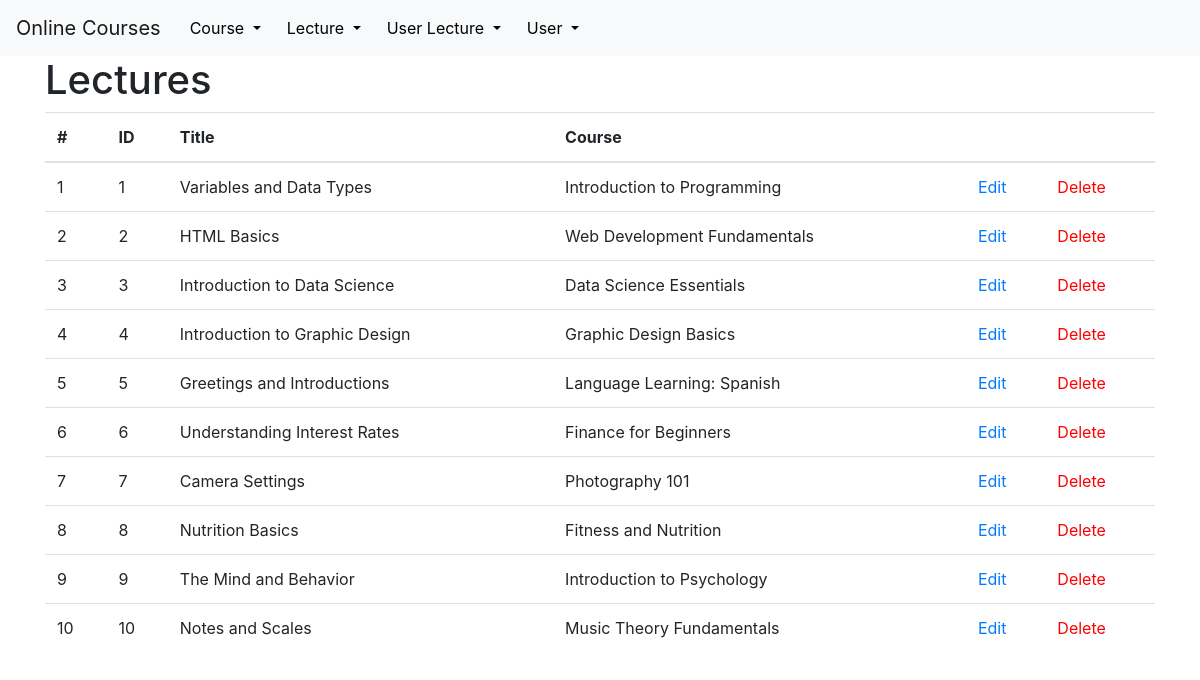
/lectures, run on an earlier commit of the app's database.
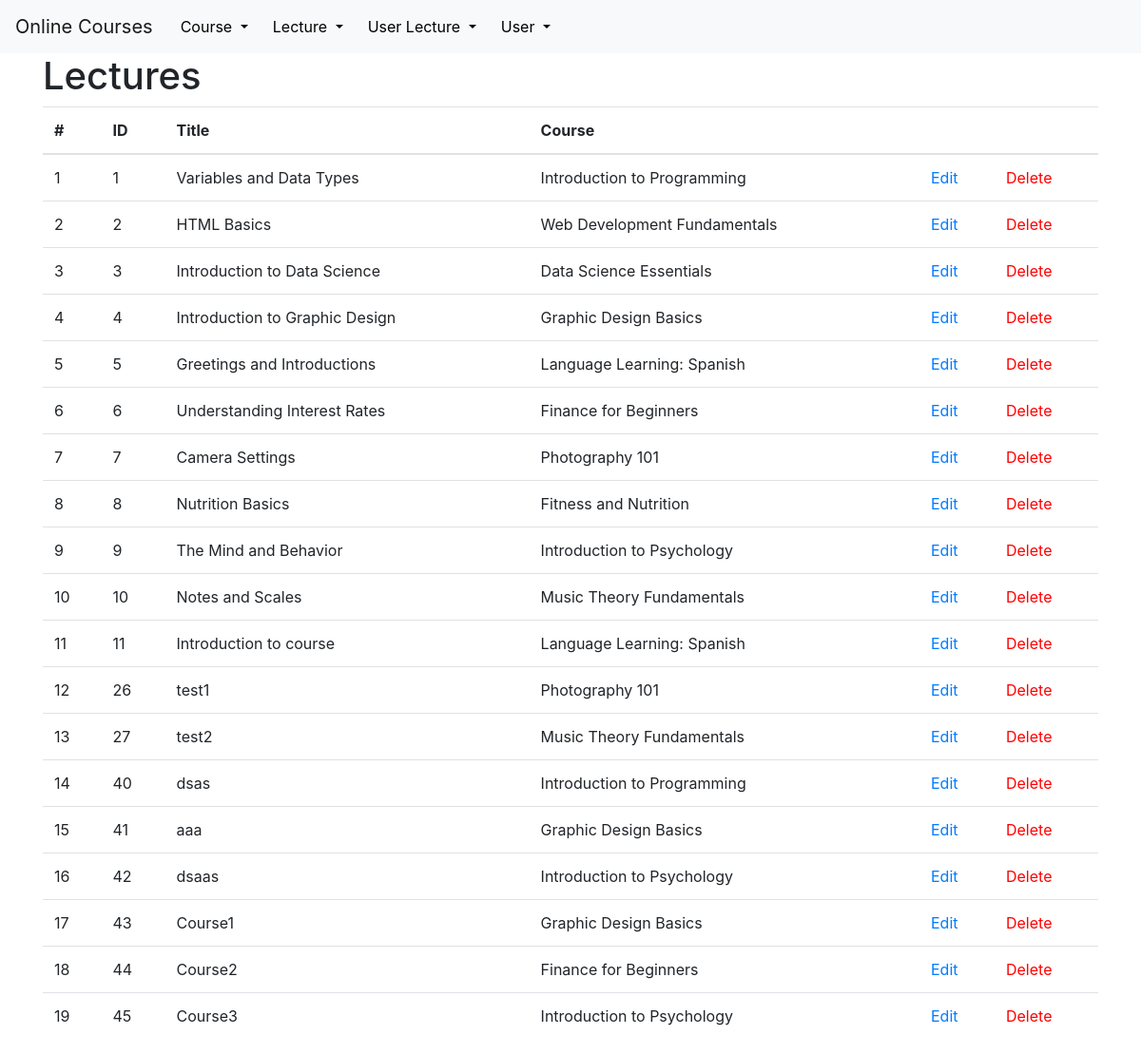
And on a later commit of the database.
### tables this page shows
CREATE TABLE lectures (
    id INTEGER PRIMARY KEY AUTOINCREMENT,
    title VARCHAR(255) NOT NULL,
    fk_COURSEid INTEGER REFERENCES courses(id)
);

CREATE TABLE courses (
    id INTEGER PRIMARY KEY AUTOINCREMENT,
    name VARCHAR(255) NOT NULL,
    approximate_duration INTEGER NOT NULL,
    overview TEXT NOT NULL,
    price DECIMAL(10, 2) NOT NULL
);

### app.py (the view)
@app.route('/<string:table_name>')
def show(table_name):
    connection = get_db_connection()
    my_class = classAdresses[table_name]
    rows = my_class.select(connection)
    special_attributes = {}
    print(my_class.table_name)
    return render_template('table.html', rows=rows, table_class=my_class,
                           special_attributes=tableFkToDict(my_class.table_name, rows))

### DB_Classes.py (called while the page is built)
    @classmethod
    def select(cls, db_connection, amount=None):
        query = f"SELECT * FROM '{cls.table_name}'"
        if amount is not None:
            query += " LIMIT ?"
            users = db_connection.execute(query, (amount,))
        else:
            users = db_connection.execute(query)
        return users.fetchall()

    @classmethod
    def get(cls, db_connection, id):
        return db_connection.execute(f'SELECT * FROM {cls.table_name} WHERE {cls.id} = ?', (id,)).fetchone()

### app.py (called while the page is built)
def fkToDict(FK, rows, corresponding_attribute, db = 'database.db'):
    res = {}
    res.update({FK: {}})
    connection = get_db_connection(db)
    for row in rows:
        ID = row[str(FK)]
        try:
            (res[FK].update
             ({ID: FK.Class.get(connection, ID)[corresponding_attribute]}))
        except KeyError:
            print("No such attribute")
    return res

def get_db_connection(db = 'database.db'):
    connection = sqlite3.connect(db)
    connection.row_factory = sqlite3.Row
    return connection

@app.template_filter('str')
def toString(value):
    return str(value)

@app.template_filter('table_name')
def getTableName(myClass):
    return myClass.table_name

@app.template_filter('get_attributes')
def getAttributes(myClass):
    return myClass.attributes

@app.template_filter('get_title')
def getTitle(myClass):
    if myClass == User:
        return usersTitle
    elif myClass == Course:
        return coursesTitle
    elif myClass == Lecture:
        return lecturesTitle
    elif myClass == UserLecture:
        return userLecturesTitle

@app.template_filter('get_id')
def getID(myClass):
    return myClass.id

### data_entries.py (called while the page is built)
    def __eq__(self, other):
        return self.name == other.name and self.foreignClass == other.foreignClass

    def __key(self):
        return self.name, self.foreignClass

    def __hash__(self):
        return hash(self.__key())

    @property
    def Class(self):
        return self.foreignClass

    def __str__(self):
        return self.name.lower()

### templates/table.html
{% extends 'base.html' %}
{% block content %}
    <h1>{% block title %} {{ table_class.stringRepresentation }}s {% endblock %}</h1>
    {% set id = table_class | get_id %}
    <table class="table">
      <thead>
        <tr>
          <th scope="col">#</th>
          {% for attribute in table_class | get_title %}
            <th scope="col">{{ attribute }}</th>
          {% endfor %}
            <th scope="col"></th>
            <th scope="col"></th>
        </tr>
      </thead>
      <tbody>
      {% for row in rows %}
        <tr>
            <td>{{ loop.index }}</td>
            <td>{{ row[id] }}</td>
            {% for attribute in table_class | get_attributes %}
                {% if special_attributes[attribute] is defined %}
                    <td>{{special_attributes[attribute][row[attribute | str]] | str}}</td>
                {% else %}
                    <td>{{ row[attribute | str] }}</td>
                {% endif %}
            {% endfor %}
            <td><a href="{{ url_for('edit', table_name = table_class | table_name, element_id=row['id']) }}">Edit</a></td>
            <td><a href="{{ url_for('delete', table_name = table_class | table_name, element_id=row['id']) }}" class="delete-link">Delete</a></td>
          </tr>
      {% endfor %}
      </tbody>
    </table>
{% endblock %}

### templates/base.html (shortened to what this page needs)
<!doctype html>
<html lang="en">
  <head>
    <link rel="stylesheet" href="https://stackpath.bootstrapcdn.com/bootstrap/4.3.1/css/bootstrap.min.css">
    <link rel="stylesheet" href="{{ url_for('static', filename='css/style.css') }}">
  </head>
  <body>
    <nav class="navbar navbar-expand-md navbar-light bg-light">
        <a class="navbar-brand" href="{{ url_for('index')}}">Online Courses</a>
        <div class="collapse navbar-collapse" id="navbarNav">
            <ul class="navbar-nav">
                <div class="dropdown">
                    <button class="btn btn-secondary dropdown-toggle" type="button" id = "dropdown1" data-toggle="dropdown" aria-haspopup="true" aria-expanded="false">
                        Course
                    </button>
                </div>
                <div class="dropdown">
                    <button class="btn btn-secondary dropdown-toggle" type="button" id = "dropdown4" data-toggle="dropdown" aria-haspopup="true" aria-expanded="false">
                        Lecture
                    </button>
                </div>
                <div class="dropdown">
                    <button class="btn btn-secondary dropdown-toggle" type="button"  id="dropdown2" data-toggle="dropdown" aria-haspopup="true" aria-expanded="false">
                        User Lecture
                    </button>
                </div>
                <div class="dropdown">
                    <button class="btn btn-secondary dropdown-toggle" type="button" id = "dropdown3" data-toggle="dropdown" aria-haspopup="true" aria-expanded="false">
                        User
                    </button>
                </div>
            </ul>
        </div>
    </nav>
    <div class="container">
      {% block content %} {% endblock %}
    </div>
  </body>
</html>

### static/css/style.css (style rules this page uses)
.dropdown-toggle { color: black; background-color: transparent; border-color: transparent; }
.delete-link { color: red; }

What changed in the data, as far as the page shows it:
added lectures: id "11", title "Introduction to course", fk_COURSEid.name "Language Learning: Spanish"
added lectures: id "26", title "test1", fk_COURSEid.name "Photography 101"
added lectures: id "27", title "test2", fk_COURSEid.name "Music Theory Fundamentals"
added lectures: id "40", title "dsas", fk_COURSEid.name "Introduction to Programming"
added lectures: id "41", title "aaa", fk_COURSEid.name "Graphic Design Basics"
added lectures: id "42", title "dsaas", fk_COURSEid.name "Introduction to Psychology"
added lectures: id "43", title "Course1", fk_COURSEid.name "Graphic Design Basics"
added lectures: id "44", title "Course2", fk_COURSEid.name "Finance for Beginners"
added lectures: id "45", title "Course3", fk_COURSEid.name "Introduction to Psychology"
